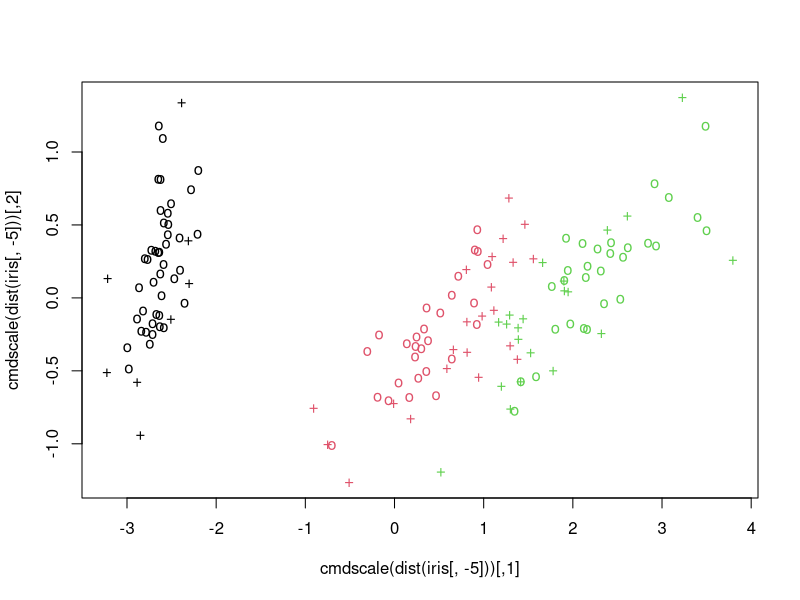
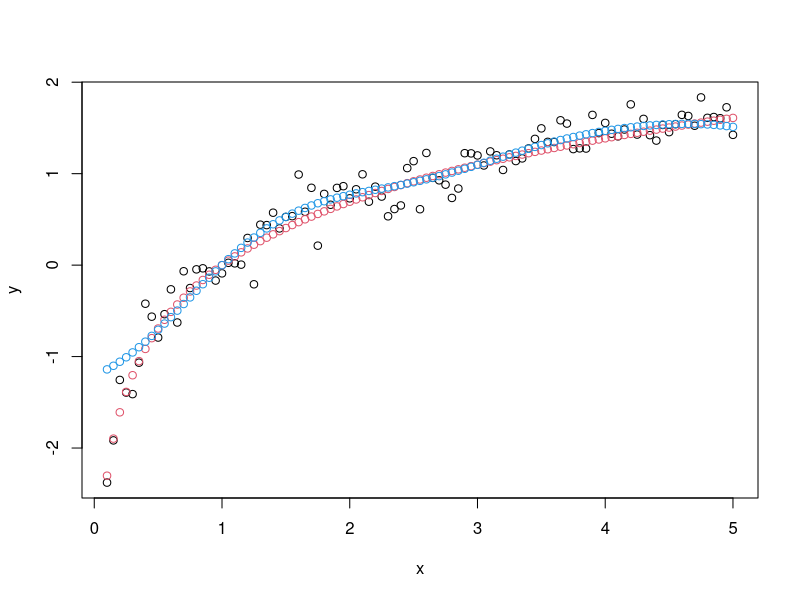
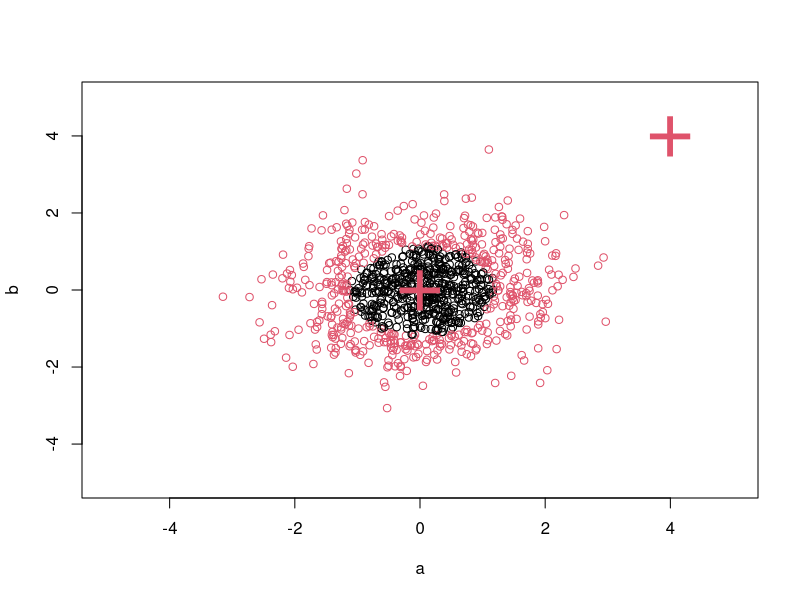

The R source for these figures, in order:
# example with iris data set
library(e1071)
library(caret)
data(iris)
attach(iris)

## classification mode
# default with factor response:
model <- svm(Species ~ ., data = iris)

# alternatively the traditional interface:
x <- subset(iris, select = -Species)
y <- Species
model <- svm(x, y) 

print(model)
summary(model)

# test with train data
pred <- predict(model, x)
# (same as:)
pred <- fitted(model)

# Check confusion table:
table(pred, y)

#accuracy report

confusionMatrix(iris$Species, predict(model))




################### more

# compute decision values and probabilities:
pred <- predict(model, x, decision.values = TRUE)
attr(pred, "decision.values")[1:4,]

# visualize (classes by color, SV by crosses):
plot(cmdscale(dist(iris[,-5])),
     col = as.integer(iris[,5]),
     pch = c("o","+")[1:150 %in% model$index + 1])

## try regression mode on two dimensions

# create data
x <- seq(0.1, 5, by = 0.05)
y <- log(x) + rnorm(x, sd = 0.2)

# estimate model and predict input values
m   <- svm(x, y)
new <- predict(m, x)

# visualize
plot(x, y)
points(x, log(x), col = 2)
points(x, new, col = 4)

## density-estimation

# create 2-dim. normal with rho=0:
X <- data.frame(a = rnorm(1000), b = rnorm(1000))
attach(X)

# traditional way:
m <- svm(X, gamma = 0.1)

# formula interface:
m <- svm(~., data = X, gamma = 0.1)
# or:
m <- svm(~ a + b, gamma = 0.1)

# test:
newdata <- data.frame(a = c(0, 4), b = c(0, 4))
predict (m, newdata)

# visualize:
plot(X, col = 1:1000 %in% m$index + 1, xlim = c(-5,5), ylim=c(-5,5))
points(newdata, pch = "+", col = 2, cex = 5)

# weights: (example not particularly sensible)
i2 <- iris
levels(i2$Species)[3] <- "versicolor"
summary(i2$Species)
wts <- 100 / table(i2$Species)
wts
m <- svm(Species ~ ., data = i2, class.weights = wts)
